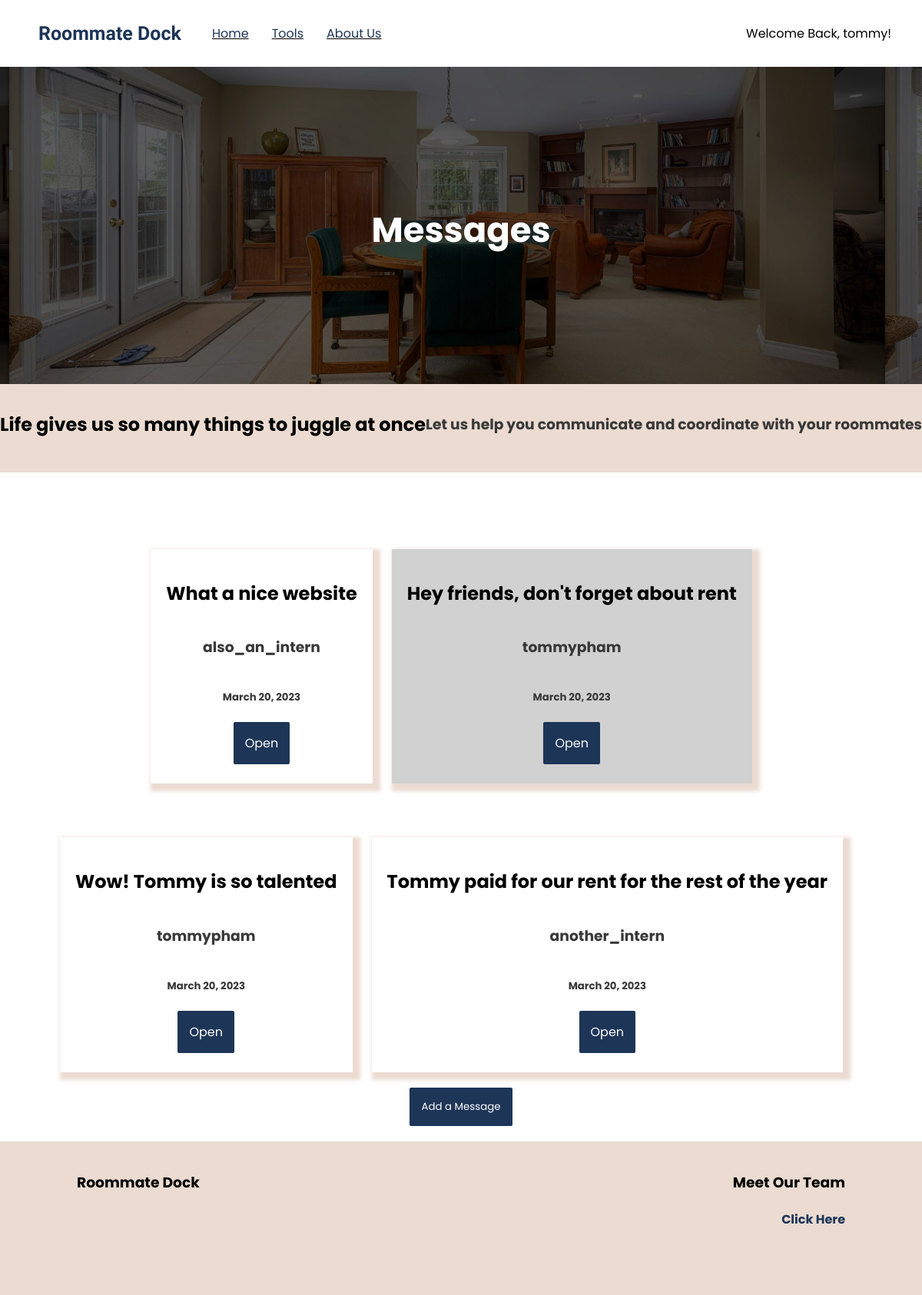
/messageboard/index/Tommy's intern office (signed in), run on the app's committed database.
### messageboard/models.py (models this page shows, shortened)
class Message(models.Model):
    sender = models.ForeignKey(User, on_delete=models.CASCADE, null=True, related_name='user_message')
    profile = models.ForeignKey(ProfileAuth, on_delete=models.CASCADE, null=True, related_name='profile_message')
    subject = models.CharField(max_length=64)
    body = models.CharField(max_length=150)
    users_read = models.ManyToManyField(User, null=True, blank=True, related_name='read_message')
    created_date = models.DateField(default=timezone.now())
    class Meta:
        unique_together = ('subject', 'created_date')

### messageboard/views.py (the view)
# urls.py: path('', views.index, name='index'),
@login_required(login_url='users:login')
def index(request, profile_name):
        profile = ProfileAuth.objects.get(name=profile_name)
        all_messages = profile.profile_message.all()
        context = {
            'all_messages': all_messages,
        }
        return render(request, 'messageboard/index.html', {
            'all_messages': all_messages,
            'profile': profile,
        })

### rentsplit/models.py (called while the page is built)
    def __str__(self):
        return f'{self.name}'

### messageboard/templates/messageboard/index.html (shortened to what this page needs)
{% extends 'dock/layout-landing.html' %}
{% block head %}
{% load static %}
{% endblock head %}
{% block body %}
    <div class="content-wrapper app-banner background-image-divider-main center">
        <h1 class='padding-top white-text main-text big-text'>Messages</h1>
    </div>
    <div class="banner next-to-eachother padding-top-small padding-bottom-small">
        <h2 class='main-text'>Life gives us so many things to juggle at once</h2>
        <h3 class='sub-text'>Let us help you communicate and coordinate with your roommates</h3>
    </div>
    <div class="center next-to-eachother flex-wrap reverse">
        {% if all_messages %}
            {% for mes in all_messages %}
                {% if mes.sender == request.user %}
                    <div class=
                    {% if request.user in mes.users_read.all %}
                        "big-card center stack-divs margin-bottom margin-top margin-right padding-bottom-small read"
                    {% else %}
                        "big-card center stack-divs margin-bottom margin-top margin-right padding-bottom-small"
                    {% endif %} style='height:max-content;'>
                        <h2 class='main-text'>{{mes.subject}}</h2>
                        <h3 class='sub-text'>{{mes.sender}}</h3>
                        <h5 class='sub-text'>{{mes.created_date}}</h5>
                        <div class='center next-to-eachother'>
                            <a href="{% url 'messageboard:open-message' profile_name=mes.profile date=mes.created_date sender=mes.sender subject=mes.subject %}" class='main-button margin-right'>Open</a>
                            <a href="{% url 'messageboard:delete-message' profile_name=mes.profile date=mes.created_date sender=mes.sender subject=mes.subject%}" class='main-button margin-right'>Delete</a>
                        </div>
                    </div>
                {% else %}
                <div class=
                {% if request.user in mes.users_read.all %}
                    "center big-card center stack-divs margin-bottom margin-top margin-right padding-bottom-small read"
                {% else %}
                    "center big-card center stack-divs margin-bottom margin-top margin-right padding-bottom-small"
                {% endif %} style='height:max-content;'>
                    <h2 class='main-text'>{{mes.subject}}</h2>
                    <h3 class='sub-text'>{{mes.sender}}</h3>
                    <h5 class='sub-text'>{{mes.created_date}}</h5>
                    <a href="{% url 'messageboard:open-message' profile_name=mes.profile date=mes.created_date sender=mes.sender subject=mes.subject %}" class='main-button'>Open</a>
                </div>
                {% endif %}
            {% endfor %}
        {% else %}
            <div class="big-card center stack-divs margin-bottom margin-top">
                <h2 class='main-text'>Oh no!</h2>
                <h3 class='sub-text'>There aren't any messages yet</h3>
            </div>
        {% endif %}
    </div>
    <div class="center margin-bottom">
        <button class='main-button' id='messageboard-button'>Add a Message</button>
    </div>
{% endblock body %}

### dock/templates/dock/layout-landing.html (shortened to what this page needs)
<!DOCTYPE html>
<html lang="en">
<head>
    {% load static %}
    {% load compress %}
    <link rel="stylesheet" href="{% static 'css/styles.css' %}">
</head>
<body>
    <div class="nav-container">
        <div class="nav-contents">
            <div class="left-in-div">
                <a href="{% url 'index' %}"><h3 class='nav-brand padding-left-med'>Roommate Dock</h3></a>
            </div>
            <div class="nav-options-container">
                <ul class='nav-options'>
                    <li class='nav-option'><a href="{% url 'index' %}">Home</a></li>
                    <div class='tools-menu'>
                        <li class='nav-option hover-dropdown' id='hover-tools-dropdownid'><a href="{% url 'options' %}">Tools</a></li>
                        </div>
                        <li class='nav-option'><a href="http://tommy-pham.netlify.app/">About Us</a></li>
                    </ul>
            </div>
            {% if user.is_authenticated %}
            <div class="right-in-div nav-profile">
                <a href"#" class='hover-dropdown' id='hover-profile-dropdownid'>Welcome Back, {{ request.user }}!</a>
            </div>
                {% endif %}
            </div>
        </div>
    {% block body %}
    {% endblock body %}
    <footer class='footer banner'>
        <div class="padding-footer row">
            <div class="half-div">
                <h3 class='main-text text-align-start'>Roommate Dock</h3>
            </div>
            <div class="half-div">
                <h3 class='main-text text-align-end'>Meet Our Team</h3>
                <h4 class='sub-text text-align-end link'><a href="http://tommy-pham.netlify.app/" target='blank'>Click Here</a></h4>
            </div>
        </div>
    </footer>
</body>
</html>

### static/css/styles.css (style rules this page uses)
body { padding: 0; margin: 0; }
html { padding: 0; margin: 0; }
a:link { color: #1d3557; text-decoration: none; }
.link { transition: 0.3s; cursor: pointer; color: #1d3557; }
.main-text { font-family: Poppins; margin-left: 0; margin-right: 0; }
.big-text { font-size: 45px !important; }
.sub-text { font-family: Poppins; color: rgb(56, 56, 56); }
.white-text { color: white; }
.margin-bottom { margin-bottom: 20px; }
.margin-right { margin-right: 25px; }
.margin-top { margin-top: 50px; }
.main-button { background-color: #1d3557; color: white !important; padding: 15px; font-family: Poppins; width: fit-content; border-radius: 2px; transition: 0.3s; border: none; cursor: pointer; }
.big-card { padding: 20px; box-shadow: 5px 5px 5px 5px rgb(235, 219, 209); width: fit-content; }
.nav-container { height: 57px; display: flex; justify-content: center; width: 100%; position: fixed; top: 0; background-color: white; font-family: Poppins; padding-top: 15px; padding-bottom: 15px; z-index: 1; transition: 0.4s; }
.nav-brand { font-family: "Secular One"; font-size: 25px; margin-top: 0; margin-bottom: 0; color: #1d3557; transition: 0.5s; }
.nav-contents { display: flex; flex-direction: row; align-items: center; width: 100%; }
.nav-options { display: flex; flex-direction: row; list-style: none; }
.nav-option { margin-right: 30px; text-decoration: underline; transition: 0.4s; }
.right-in-div { display: flex; margin-left: auto; margin-right: 40px; }
.nav-profile { display: flex; flex-direction: column; position: relative; }
#hover-profile-dropdownid { transition: 0.4s; z-index: 1; }
.next-to-eachother { display: flex; flex-direction: row; align-items: center; justify-content: space-evenly; }
.tools-menu { position: relative; }
.padding-top { padding-top: 100px; }
.padding-top-small { padding-top: 25px; }
.padding-bottom-small { padding-bottom: 25px; }
.padding-top-small { padding-top: 15px; }
.banner { background-color: rgb(235, 219, 209); }
.row { display: flex; flex-direction: row; }
.padding-footer { padding-top: 20px; padding-left: 100px; padding-right: 100px; }
.text-align-start { text-align: start; }
.text-align-end { text-align: end; }
.footer { height: 200px; }
.flex-wrap { display: flex; flex-wrap: wrap; }
.stack-divs { display: flex; flex-direction: column; }
.padding-left-med { padding-left: 50px; }
.half-div { width: 50%; }
.big-text { margin: 0; }
.background-image-divider-main { background-image: url("../media/rent-divider.jpeg"); height: 500px; background-position: 20% 50%; background-size: 95%; }
.center { display: flex; justify-content: center; align-items: center; }
.reverse { display: flex; flex-direction: row-reverse; }
.big-card.read { background-color: rgb(209, 209, 209); }

### data on the page
Message: subject "Hey friends, don't forget about rent", sender "tommypham", created_date "March 20, 2023"
Message: subject "What a nice website", sender "also_an_intern", created_date "March 20, 2023"
Message: subject "Tommy paid for our rent for the rest of the year", sender "another_intern", created_date "March 20, 2023"
Message: subject "Wow! Tommy is so talented", sender "tommypham", created_date "March 20, 2023"

### other printed values
{{ request.user }} "tommy"
